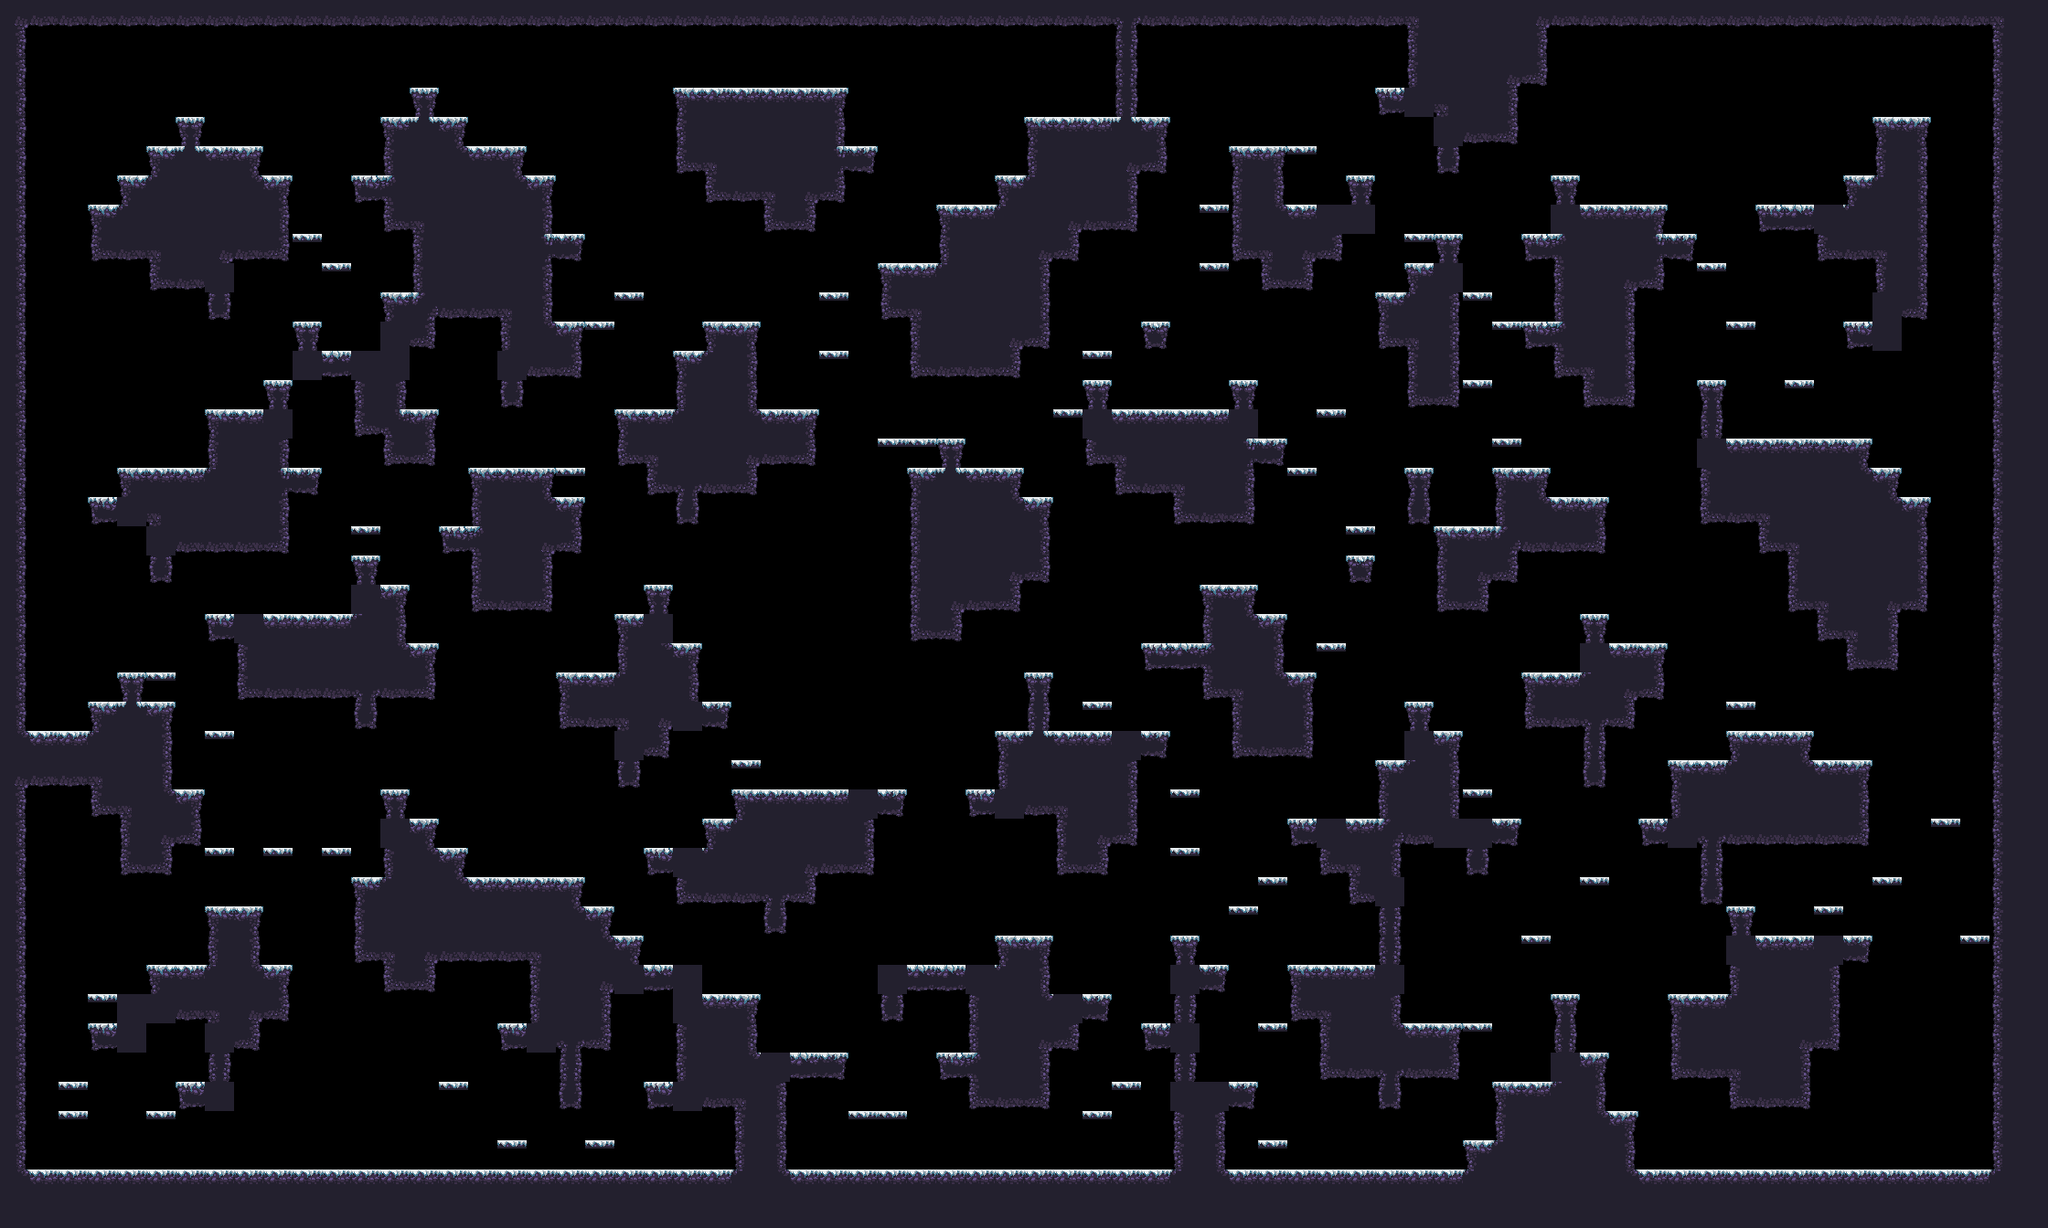

Rendered tile map (Tiled .tmx) drawn with the repository's tilesets; below, a short description and the map source with its tile grids summarised:
An orthogonal 70x42 tile map with 32x32 px tiles, 1 tile layer (main) and 17 objects (9x spawn, spawnPlayer0, spawnCrown0, spawnPlayer1, spawnCrown1, ...).

<map compressionlevel="0" height="42" infinite="0" nextlayerid="3" nextobjectid="4" orientation="orthogonal" renderorder="right-down" tiledversion="1.3.2" tileheight="32" tilewidth="32" version="1.2" width="70">
 <tileset firstgid="1" source="forest_winter_tile_set.tsx" />
 <layer height="42" id="1" name="main" width="70">
  <data>[2940 cells, 1242 non-empty, 27 distinct tile ids]</data>
 </layer>
 <objectgroup id="2" name="objects"><object id="1" name="spawnPlayer0" x="160" y="112.0" /><object id="2" name="spawnCrown0" x="256" y="112.0" /><object id="3" name="spawnPlayer1" x="2048" y="80.0" /><object id="4" name="spawnCrown1" x="1984" y="176.0" /><object id="5" name="spawnPlayer2" x="64" y="1232.0" /><object id="6" name="spawnCrown2" x="96" y="1232.0" /><object id="7" name="spawnPlayer3" x="2144" y="1232.0" /><object id="8" name="spawnCrown3" x="2112" y="1232.0" /><object id="9" name="spawn" x="1632" y="848.0" /><object id="10" name="spawn" x="1792" y="848.0" /><object id="11" name="spawn" x="1920" y="432.0" /><object id="12" name="spawn" x="1632" y="464.0" /><object id="13" name="spawn" x="704" y="1136.0" /><object id="14" name="spawn" x="288" y="1232.0" /><object id="15" name="spawn" x="1600" y="528.0" /><object id="16" name="spawn" x="192" y="464.0" /><object id="17" name="spawn" x="1216" y="368.0" /></objectgroup></map>
